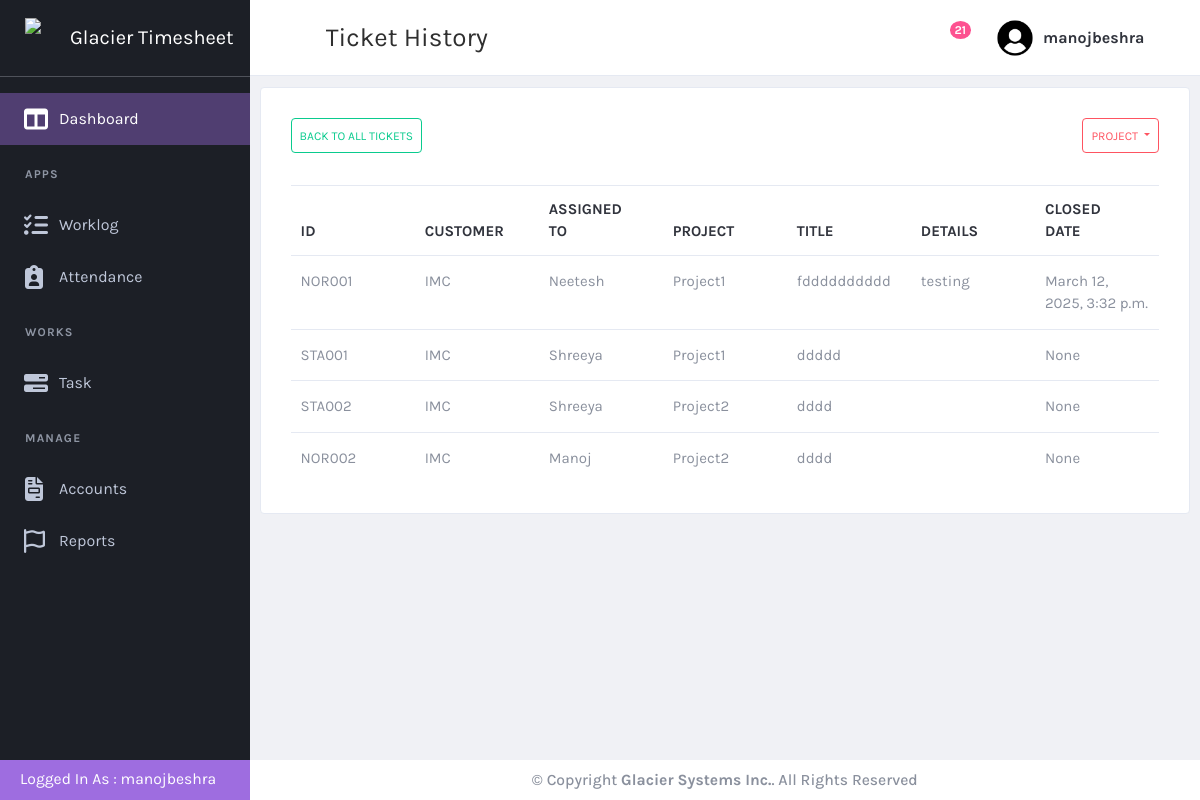
Page /task/taskhistory/ (signed in) on the committed database.
### task/models.py (models this page shows, shortened)
class ticket(models.Model):
    ticket_id = models.CharField(max_length = 200, null = False)
    ticket_title = models.CharField(max_length=200, null=False)
    customer = models.ForeignKey(customer, on_delete=models.CASCADE, null=True)
    ticket_type = models.ForeignKey(ticket_type, on_delete=models.CASCADE, null=True)
    date_opened = models.DateTimeField(null=True)
    priority = models.ForeignKey(priority_type, on_delete=models.CASCADE, null = True)
    assigned_to = models.ManyToManyField(User, related_name="assigned_tickets")  # Allow multiple users
    last_updated = models.DateTimeField(null=True)
    last_updated_by = models.ForeignKey(User, on_delete=models.CASCADE, null = True, related_name="last_updated_by")
    state = models.ForeignKey(state, on_delete=models.CASCADE, null=True)
    operational_notes = models.CharField(max_length=200, null=True)
    closed_date = models.DateTimeField(null=True)
    solution = models.TextField(max_length=500 )
    project = models.ForeignKey(project, on_delete=models.CASCADE, null=True)

class project(models.Model):
    project_id = models.CharField(max_length = 200, null = False)
    project_name = models.CharField(max_length = 200, null = False )
    date_opened = models.DateField(null=True)

### customer/models.py (models this page shows)
class customer(models.Model):
  name = models.CharField(max_length=100, null = True)
  city = models.CharField(max_length=100, null = True)
  state = models.CharField(max_length=100, null = True)
  zipcode = models.CharField(max_length=100, null = True)
  street1 = models.CharField(max_length=100, null = True)
  street2 = models.CharField(max_length=100, null = True)
  phone = models.CharField(max_length=100, null = True)
  contract_hr = models.IntegerField(null = True)
  create_date = models.DateField(null = True)
  status = models.ForeignKey(customer_status, on_delete= models.SET_NULL, null=True)
  def __str__(self):
    return self.name

### task/views.py (the view)
# urls.py: path("taskhistory/", views.filter_taskhistory, name="taskhistory"),  # Default taskhistory list
@login_required
def filter_taskhistory(request, user_id=None, project_id=None):
    users = User.objects.all()
    projects = project.objects.all()
    completed_states = state.objects.filter(state_name__in=["Completed", "Canceled"])
    tasks = ticket.objects.filter(state__in=completed_states)
    selected_user = None
    selected_project = None
    if user_id:
        selected_user = get_object_or_404(User, pk=user_id)
        tasks = tasks.filter(assigned_to=selected_user)
    if project_id:
        selected_project = get_object_or_404(project, pk=project_id)
        tasks = tasks.filter(project=selected_project)
    customers = customer.objects.all()
    tickettype = ticket_type.objects.all()
    priority = priority_type.objects.all()
    statelist = state.objects.all()
    return render(request, 'taskhistory.html', {
        'tasks': tasks,
        'users': users,
        'customers': customers,
        'tickettype': tickettype,
        'priority': priority,
        'state': statelist,
        'projects': projects,
        'selected_user': selected_user,
        'selected_project': selected_project,
    })

### task/templates/taskhistory.html (shortened to what this page needs)
{% extends "base.html" %}
{% load static %}
{% block page-title %}Ticket History{% endblock page-title %}
{% block content %}
            <div class="card card-default m-2">
                <div class="card-header">
                    <a href = "{% url 'task' %}" class="btn btn-outline-success small-btn d-flex justify-content-center align-items-center text-center" >
                        Back to All Tickets
                    </a>
                    <div class="d-flex justify-content-end " style="gap: 10px;">
                        <div class="btn-group" role="group" aria-label="Basic example">
                            <button type="button" class="btn btn-outline-danger dropdown-toggle small-btn" id="projectfilter" data-toggle="dropdown" aria-haspopup="true" aria-expanded="false">
                                {% if selected_project %}
                                    {{ selected_project.project_name }}
                                {% else %}
                                    Project
                                {% endif %}
                            </button>
                        </div>
                    </div>
                </div>
                <div class="card-body">
                    <table id="productsTable" class="table table-hover table-product" style="width:100%">
                        <thead>
                          <tr class="column">
                          <tr>
                            <th style="width: 50px;">ID&nbsp;&nbsp;&nbsp;&nbsp;</th>
                            <th>Customer&nbsp;&nbsp;</th>
                            <th style="width: 130px; word-wrap: break-word;" >Assigned To&nbsp;&nbsp;&nbsp;&nbsp;&nbsp;&nbsp;</th>
                            <th>Project&nbsp;&nbsp;&nbsp;&nbsp;&nbsp;&nbsp;</th>
                            <th class = "title-column">Title</th>
                            <th>Details&nbsp;&nbsp;&nbsp;&nbsp;</th>
                            <th>Closed Date&nbsp;&nbsp;&nbsp;&nbsp;</th>
                          </tr>
                        </thead>
                        <tbody>
                            {% for i in tasks %}
                                <tr onclick="window.location='{% url 'taskdetails' i.id%}'">
                                    <td>{{i.ticket_id}}</td>
                                    <td>{{i.customer}}</td>
                                    <td>
                                        {% for user in i.assigned_to.all %}
                                            {{ user.first_name }}{% if not forloop.last %}, {% endif %}
                                        {% endfor %}
                                    </td>
                                    <td>{{i.project.project_name}}</td>
                                    <td>{{i.ticket_title}}</td>
                                    <td>{{i.solution}}</td>
                                    <td>{{i.last_updated}}</td>
                                </tr>
                            {% endfor %}
                        </tbody>
                    </table>
                </div>
            </div>
{% endblock  %}

### templates/base.html (shortened to what this page needs)
{% load static %}
<!DOCTYPE html>
<html lang="en" dir="ltr">
  <head>
    <link href="{% static 'plugins/material/css/materialdesignicons.min.css' %}" rel="stylesheet" />
    <link href="{% static 'plugins/simplebar/simplebar.css' %}" rel="stylesheet" />
    <link href="{% static 'plugins/nprogress/nprogress.css' %}" rel="stylesheet" />
    <link href="{% static 'plugins/DataTables/DataTables-1.10.18/css/jquery.dataTables.min.css' %}" rel="stylesheet" />
    <link href="{% static 'plugins/jvectormap/jquery-jvectormap-2.0.3.css' %}" rel="stylesheet" />
    <link href="{% static 'plugins/daterangepicker/daterangepicker.css' %}" rel="stylesheet" />
    <link href="https://cdn.quilljs.com/1.3.6/quill.snow.css" rel="stylesheet">
    <link href="{% static 'plugins/toaster/toastr.min.css' %}" rel="stylesheet" />
    <link href="{% static 'plugins/prism/prism.css' %}" rel="stylesheet" />
    <link href="{% static 'plugins/select2/css/select2.min.css' %}" rel="stylesheet" />
    <link id="main-css-href" rel="stylesheet" href="{% static 'css/style.css' %}" />
  </head>
  <body class="navbar-fixed sidebar-fixed" id="body">
    <div class="wrapper">
      <aside class="left-sidebar sidebar-dark" id="left-sidebar">
        <div id="sidebar" class="sidebar sidebar-with-footer">
          <div class="app-brand">
            <a href="{% url 'dashboard' %}">
              <img src="{% static 'images/glacierlogo.png' %}" alt="Mono" height = 40px width = 40px >
              <span class="brand-name">Glacier Timesheet</span>
            </a>
          </div>
          <div class="sidebar-left" data-simplebar style="height: 100%;">
            <ul class="nav sidebar-inner" id="sidebar-menu">
                <li
                  class="active"
                  >
                  <a class="sidenav-item-link" href="{% url 'dashboard' %}">
                    <i class="fa-solid fa-table-columns"></i>
                    <span class="nav-text">Dashboard</span>
                  </a>
                </li>
                <li class="section-title">
                  Apps
                </li>
                <li
                  >
                  <a class="sidenav-item-link" href="{% url 'worklog' %}">
                    <i class="fa-solid fa-list-check"></i>
                    <span class="nav-text">Worklog</span>
                  </a>
                </li>
                <li  class="has-sub" >
                  <a class="sidenav-item-link" href="javascript:void(0)" data-toggle="collapse" data-target="#attendance"
                    aria-expanded="false" aria-controls="email">
                    <i class="fa-solid fa-clipboard-user"></i>
                    <span class="nav-text">Attendance</span> <b class="caret"></b>
                  </a>
                </li>
                <li class="section-title">
                  Works
                </li>
                <li  class="has-sub" >
                  <a class="sidenav-item-link" href="javascript:void(0)" data-toggle="collapse" data-target="#task"
                    aria-expanded="false" aria-controls="email">
                    <i class="fa-solid fa-bars-progress"></i>
                    <span class="nav-text">Task</span> <b class="caret"></b>
                  </a>
                </li>
                <li class="section-title">
                  Manage
                </li>
                <li  class="has-sub" >
                  <a class="sidenav-item-link" href="javascript:void(0)" data-toggle="collapse" data-target="#accounts"
                    aria-expanded="false" aria-controls="email">
                    <i class="fa-solid fa-file-invoice"></i>
                    <span class="nav-text">Accounts</span> <b class="caret"></b>
                  </a>
                </li>
                <li  class="has-sub" >
                  <a class="sidenav-item-link" href="javascript:void(0)" data-toggle="collapse" data-target="#reports"
                    aria-expanded="false" aria-controls="email">
                    <i class="fa-regular fa-flag"></i>
                    <span class="nav-text">Reports</span> <b class="caret"></b>
                  </a>
                </li>
              </ul>
          </div>
            <div class="sidebar-footer  " >
              <div class="sidebar-footer-content d-flex align-items-center p-4" style="height: 40px; ">
                  <p style="color:white;">Logged In As : {{user.username}}</P>
              </div>
            </div>
        </div>
      </aside>
      <div class="page-wrapper">
        <header class="main-header" id="header">
          <nav class="navbar navbar-expand-lg navbar-light" id="navbar">
            <button id="sidebar-toggler" class="sidebar-toggle">
            </button>
            <span class="page-title">{% block page-title %}Dashboard{% endblock page-title %}</span>
            <div class="navbar-right ">
              <ul class="nav navbar-nav">
                <li class="custom-dropdown">
                  <button class="notify-toggler custom-dropdown-toggler">
                    <i class="mdi mdi-bell-outline icon"></i>
                    <span class="badge badge-xs rounded-circle">21</span>
                  </button>
                </li>
                <li class="dropdown user-menu">
                  <button class="dropdown-toggle nav-link" data-toggle="dropdown">
                    <img src="{% static 'images/usericon.png' %}" class="user-image rounded-circle" alt="User Image" />
                    <span class="d-none d-lg-inline-block">{{user.username}}</span>
                  </button>
                </li>
              </ul>
            </div>
          </nav>
        </header>
        {% block content %}
        {% endblock %}
        <footer class="footer mt-auto" >
          <div class="copyright bg-white d-flex align-items-center justify-content-center">
            <p>
              &copy; Copyright <strong><span>Glacier Systems Inc.</span></strong>. All Rights Reserved
            </p>
          </div>
        </footer>
      </div>
    </div>
  </body>
</html>

### rows in the picture
ticket: ticket_id "NOR001", customer "IMC", project.project_name "Project1", ticket_title "fdddddddddd", solution "testing", last_updated "March 12, 2025, 3:32 p.m."
ticket: ticket_id "STA001", customer "IMC", project.project_name "Project1", ticket_title "ddddd", last_updated "None"
ticket: ticket_id "STA002", customer "IMC", project.project_name "Project2", ticket_title "dddd", last_updated "None"
ticket: ticket_id "NOR002", customer "IMC", project.project_name "Project2", ticket_title "dddd", last_updated "None"

### other values in the picture
{{ user.username }} "manojbeshra"
{{ user.first_name }} "Neetesh"
{{ user.first_name }} "Shreeya"
{{ user.first_name }} "Manoj"
